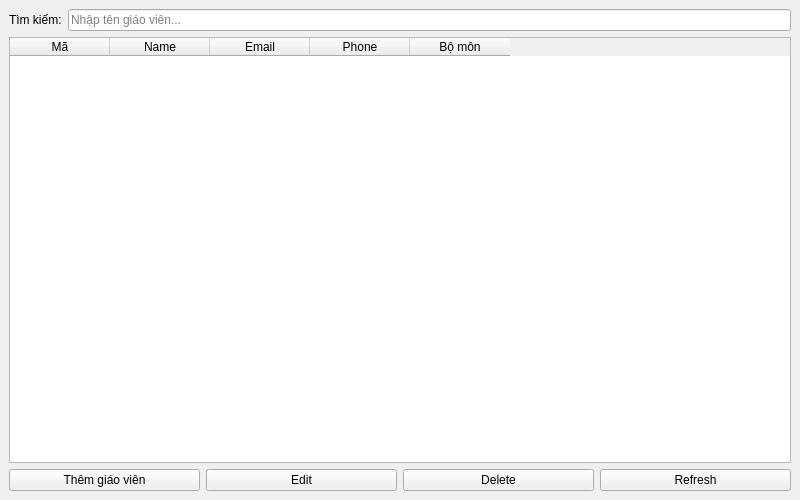
<?xml version="1.0" encoding="UTF-8"?>
<ui version="4.0">
 <class>TeacherWindow</class>
 <widget class="QMainWindow" name="TeacherWindow">
  <property name="geometry">
   <rect>
    <x>0</x>
    <y>0</y>
    <width>800</width>
    <height>500</height>
   </rect>
  </property>
  <property name="windowTitle">
   <string>Quản lý giáo viên</string>
  </property>
  <widget class="QWidget" name="centralwidget">
   <layout class="QVBoxLayout" name="mainLayout">
    <item>
     <layout class="QHBoxLayout" name="searchLayout">
      <item>
       <widget class="QLabel" name="searchLabel">
        <property name="text">
         <string>Tìm kiếm:</string>
        </property>
       </widget>
      </item>
      <item>
       <widget class="QLineEdit" name="searchEdit">
        <property name="placeholderText">
         <string>Nhập tên giáo viên...</string>
        </property>
       </widget>
      </item>
     </layout>
    </item>
    <item>
     <widget class="QTableWidget" name="teacherTable">
      <property name="columnCount">
       <number>5</number>
      </property>
      <column>
       <property name="text">
        <string>Mã</string>
       </property>
      </column>
      <column>
       <property name="text">
        <string>Name</string>
       </property>
      </column>
      <column>
       <property name="text">
        <string>Email</string>
       </property>
      </column>
      <column>
       <property name="text">
        <string>Phone</string>
       </property>
      </column>
      <column>
       <property name="text">
        <string>Bộ môn</string>
       </property>
      </column>
     </widget>
    </item>
    <item>
     <layout class="QHBoxLayout" name="buttonLayout">
      <item>
       <widget class="QPushButton" name="addButton">
        <property name="text">
         <string>Thêm giáo viên</string>
        </property>
       </widget>
      </item>
      <item>
       <widget class="QPushButton" name="editButton">
        <property name="text">
         <string>Edit</string>
        </property>
       </widget>
      </item>
      <item>
       <widget class="QPushButton" name="deleteButton">
        <property name="text">
         <string>Delete</string>
        </property>
       </widget>
      </item>
      <item>
       <widget class="QPushButton" name="refreshButton">
        <property name="text">
         <string>Refresh</string>
        </property>
       </widget>
      </item>
     </layout>
    </item>
   </layout>
  </widget>
 </widget>
 <resources/>
 <connections/>
</ui>
